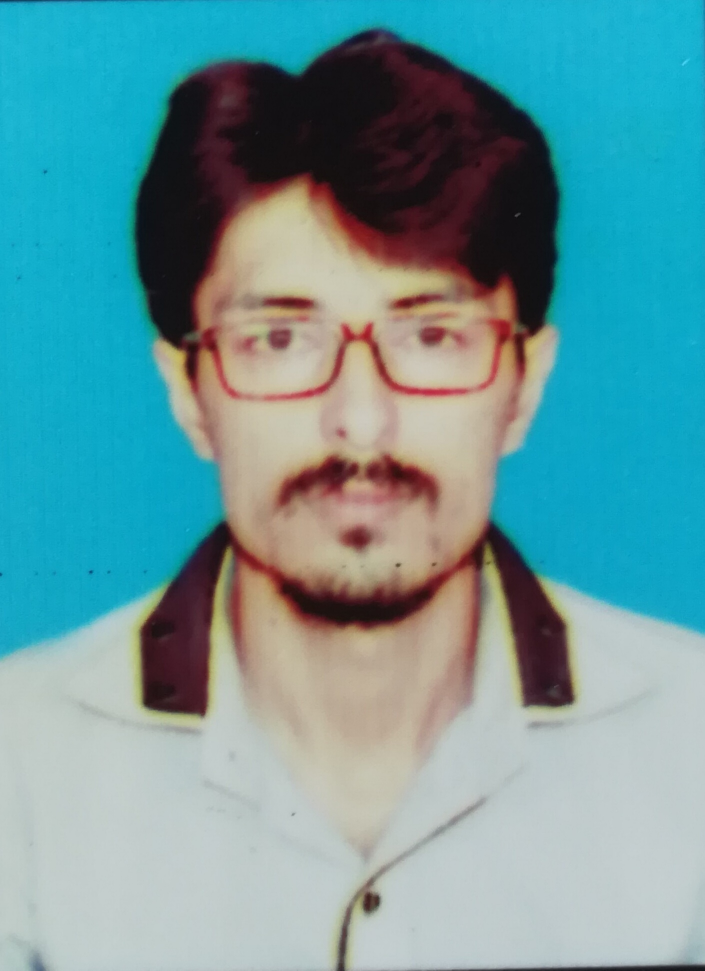
#> input picture resources/dani.jpg, 1409 x 1941 px (shown at 1/2 size)
$ python test.py
#> lines starting #> are read from the running program, lines starting #| are printed output that depends on the picture; after the words box and inside, x2 and y2 are one past the last pixel; in counts of white or black regions, pixels touching at a corner belong together
import pandas as pd
import cv2 as cv
import numpy as np


img = cv.imread("resources/dani.jpg")
#> img is the input picture: shape (1941, 1409, 3); mean B, G, R 157.6, 152.8, 106.2
# gray = cv.cvtColor(img, cv.COLOR_BGR2GRAY)
# blurr_img = cv.GaussianBlur(img,(23,23),1)
## edges show
edg_img   = cv.Canny(img,53,53)
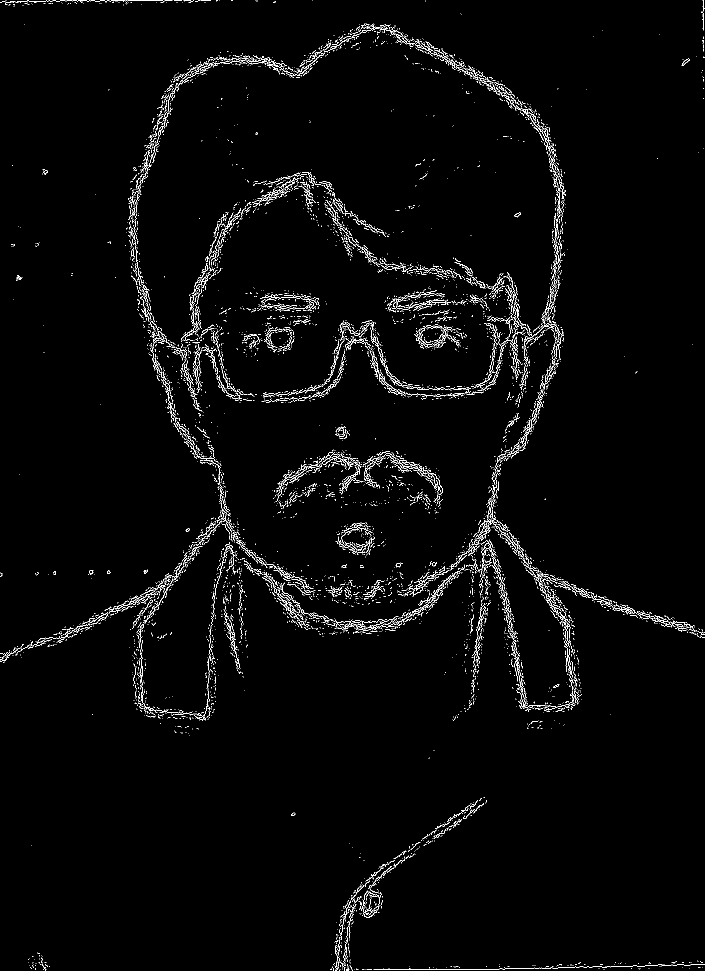
#> edg_img: shape (1941, 1409) (shown at 1/2 size); 2.1% white in thin lines or dots
# thickness of edges
mat_kernel = np.ones((9,9),np.uint8)
dilat_img = cv.dilate(edg_img,(mat_kernel),iterations=1)
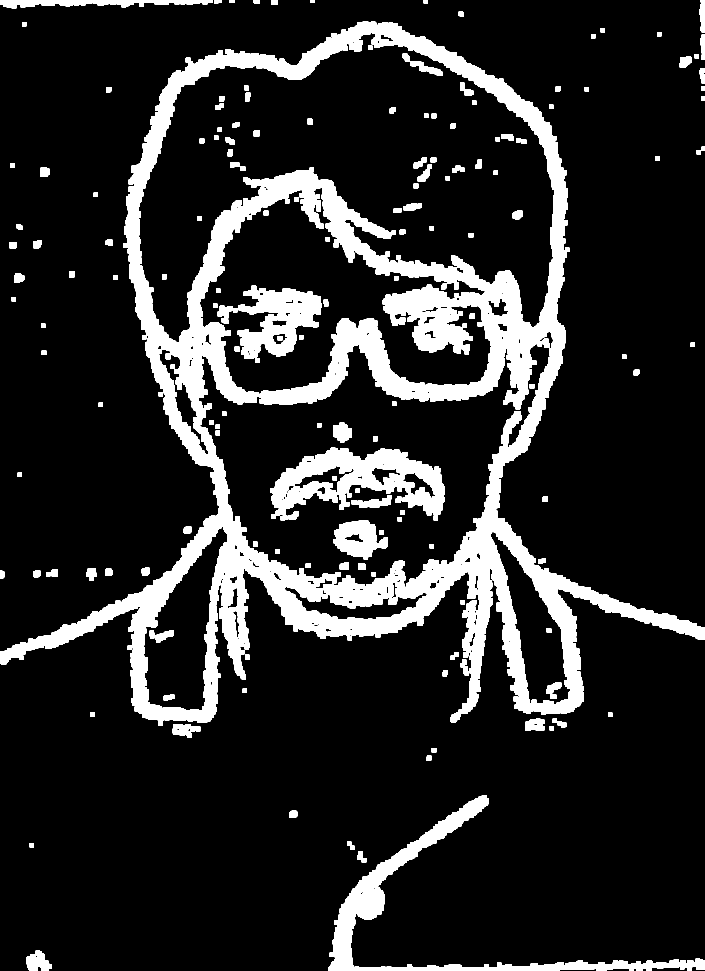
#> dilat_img: shape (1941, 1409) (shown at 1/2 size); 15.2% white; 178 white regions, largest, box (x1, y1, x2, y2) and area: (0, 43, 1409, 1446) 313160, (657, 1591, 1409, 1941) 25032, (540, 895, 889, 1038) 24273
## make a thin line by using erode
erod_img = cv.erode(dilat_img,(mat_kernel),iterations=1)
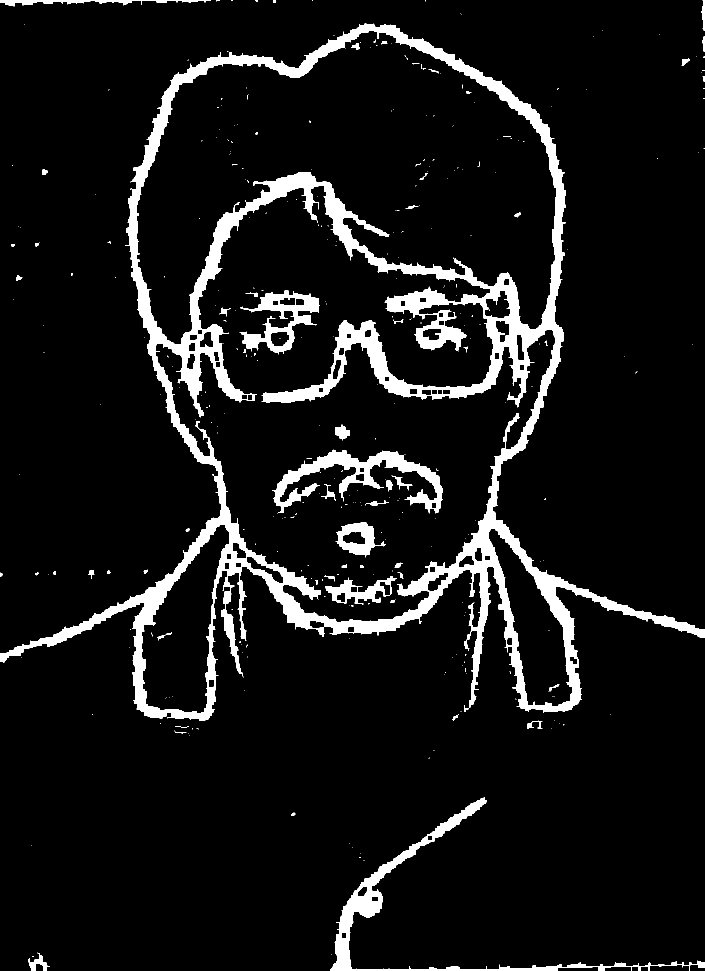
#> erod_img: shape (1941, 1409) (shown at 1/2 size); 8.2% white; 350 white regions (293 under 20 px), largest, box (x1, y1, x2, y2) and area: (0, 47, 1409, 1442) 179373, (661, 1595, 1409, 1941) 13757, (544, 899, 885, 1027) 12010


resize_img = cv.resize(img,(200,400))
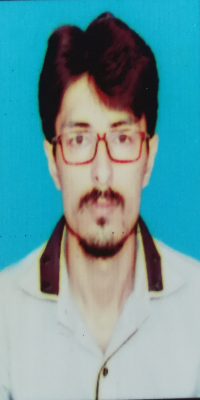
#> resize_img: shape (400, 200, 3); mean B, G, R 157.5, 152.8, 106.1
# gray = cv.resize(gray,(200,400))
# blurr_img = cv.resize(blurr_img,(200,400))
edg_imgg = cv.resize(edg_img,(200,400))
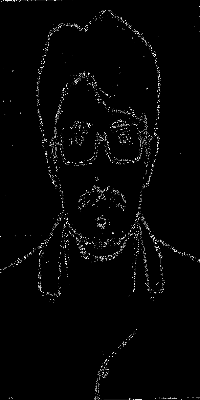
#> edg_imgg: shape (400, 200); min 0, max 255, mean 5.2
dilat_imgg = cv.resize(dilat_img,(200,400))
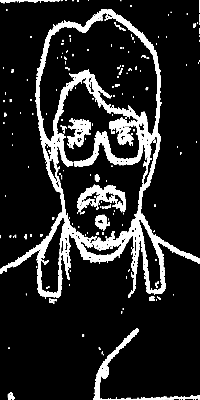
#> dilat_imgg: shape (400, 200); min 0, max 255, mean 38.8
erod_imgg = cv.resize(erod_img,(200,400))
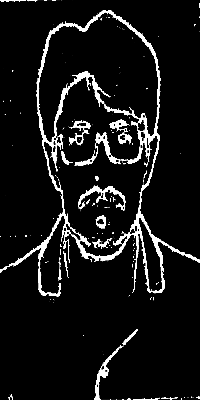
#> erod_imgg: shape (400, 200); min 0, max 255, mean 20.9


# cv.imshow("resize", resize_img)
# cv.imshow("gray", gray)
# cv.imshow("blur_image",blurr_img)
cv.imshow("edg_imge",edg_imgg)
cv.imshow("dilat_lines",dilat_imgg)
cv.imshow("erossion",erod_imgg)
cv.waitKey(0)
cv.destroyAllWindows()

$ run again, with resources/asf.jpg copied over resources/dani.jpg
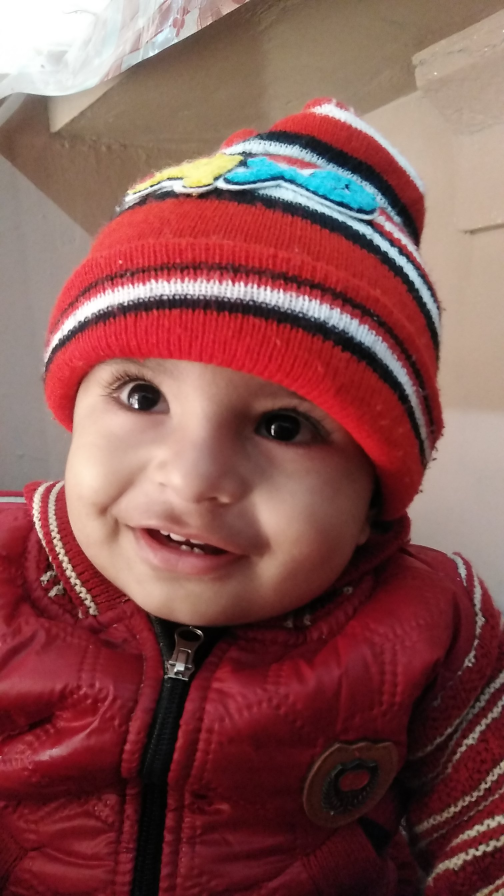
#> input picture resources/asf.jpg, 1512 x 2688 px (shown at 1/3 size)
#> img is the input picture: shape (2688, 1512, 3); mean B, G, R 80.5, 82.9, 134.6
#> `edg_img   = cv.Canny(img,53,53)`:
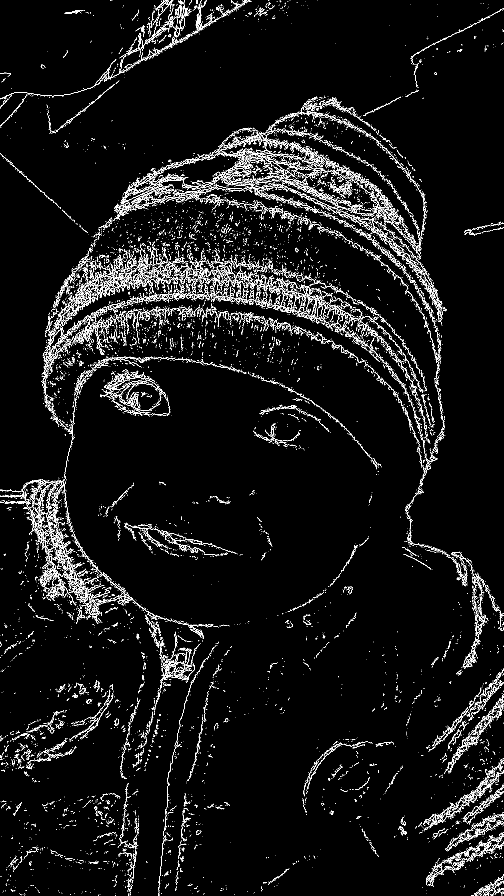
#> edg_img: shape (2688, 1512) (shown at 1/3 size); 3.6% white in thin lines or dots
#> dilat_img: shape (2688, 1512); 27.5% white; 580 white regions, largest, box (x1, y1, x2, y2) and area: (0, 20, 1512, 2688) 700452, (1242, 2271, 1512, 2665) 43259, (0, 0, 758, 388) 40805
#> erod_img: shape (2688, 1512); 14.3% white; 1281 white regions (968 under 20 px), largest, box (x1, y1, x2, y2) and area: (0, 287, 1512, 2302) 414795, (1246, 2275, 1512, 2661) 26857, (0, 0, 754, 384) 20317
#> `erod_imgg = cv.resize(erod_img,(200,400))`:
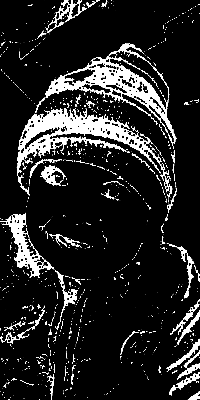
#> erod_imgg: shape (400, 200); min 0, max 255, mean 36.5

$ run again, with resources/images.jpg copied over resources/dani.jpg
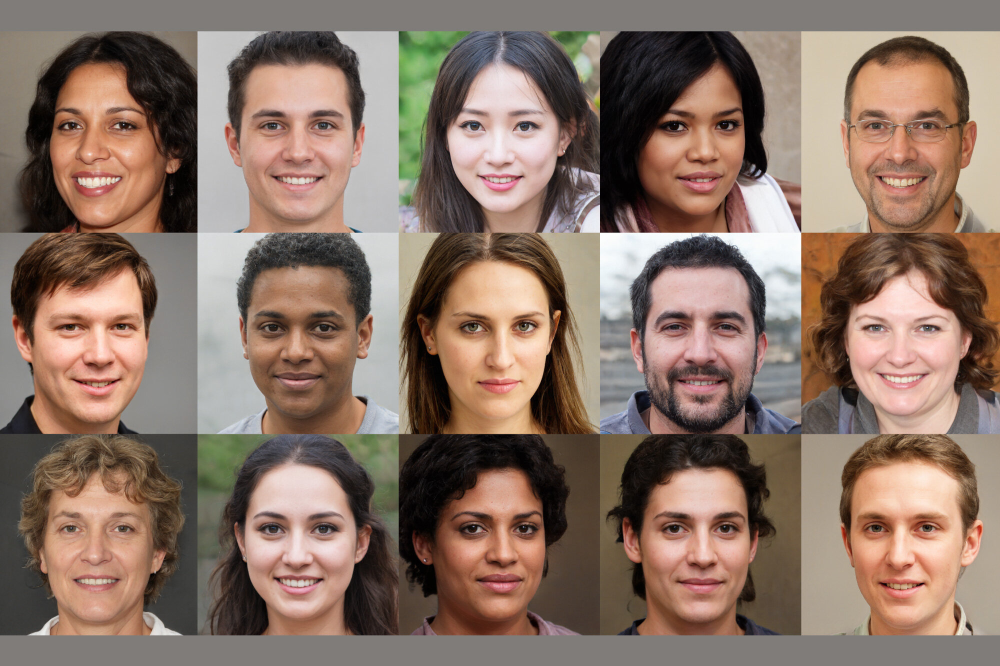
#> input picture resources/images.jpg, 2000 x 1331 px (shown at 1/2 size)
#> img is the input picture: shape (1331, 2000, 3); mean B, G, R 102.6, 115.7, 138.6
#> `edg_img   = cv.Canny(img,53,53)`:
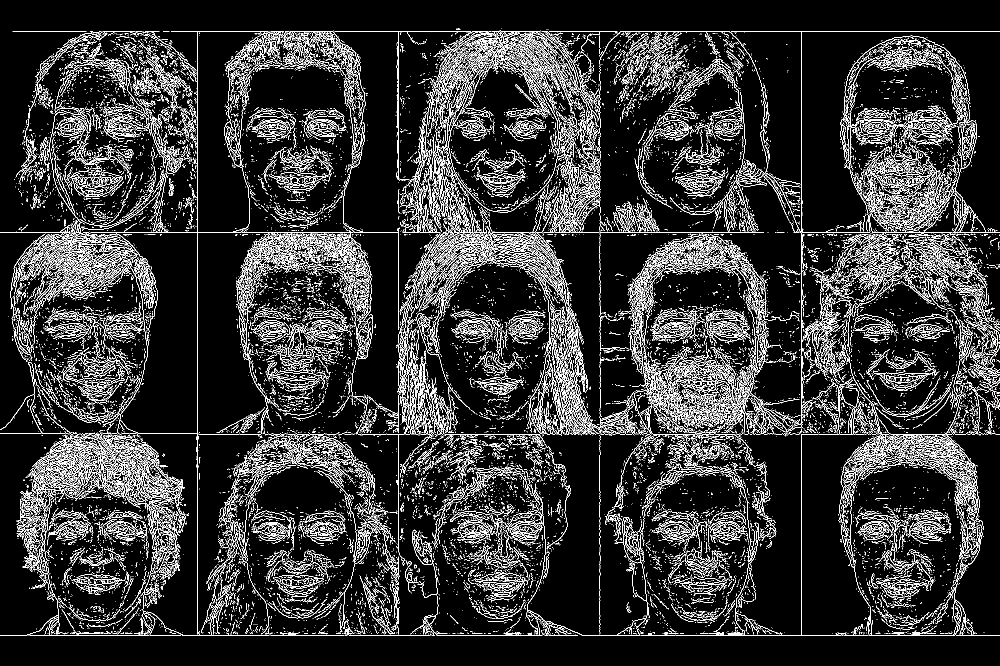
#> edg_img: shape (1331, 2000) (shown at 1/2 size); 12.2% white in thin lines or dots
#> dilat_img: shape (1331, 2000); 62.4% white; 888 black regions (489 under 20 px), largest, box (x1, y1, x2, y2) and area: (0, 0, 2000, 461) 141398, (0, 1275, 2000, 1331) 111964, (247, 470, 391, 863) 38078
#> erod_img: shape (1331, 2000); 46.2% white; 417 white regions (371 under 20 px), largest, box (x1, y1, x2, y2) and area: (0, 57, 2000, 1272) 1218929, (927, 297, 1062, 396) 6344, (1615, 496, 1643, 524) 416
#> `erod_imgg = cv.resize(erod_img,(200,400))`:
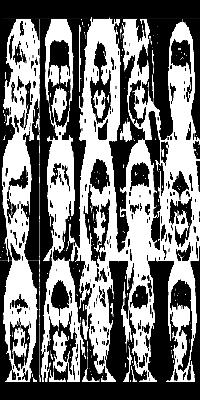
#> erod_imgg: shape (400, 200); min 0, max 255, mean 117.9

$ run again, with resources/img11.jpg copied over resources/dani.jpg
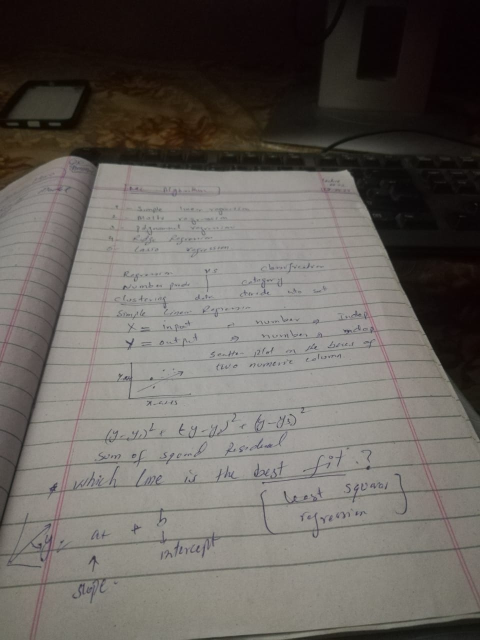
#> input picture resources/img11.jpg, 960 x 1280 px (shown at 1/2 size)
#> img is the input picture: shape (1280, 960, 3); mean B, G, R 94, 99, 103.7
#> edg_img: shape (1280, 960); 6% white in thin lines or dots
#> dilat_img: shape (1280, 960); 37.2% white; 127 white regions, largest, box (x1, y1, x2, y2) and area: (0, 156, 960, 1280) 416590, (385, 260, 795, 325) 10975, (216, 236, 359, 314) 4217
#> erod_img: shape (1280, 960); 15.5% white; 276 white regions (221 under 20 px), largest, box (x1, y1, x2, y2) and area: (0, 284, 960, 1280) 177747, (430, 273, 791, 321) 4411, (0, 176, 169, 272) 1668
#> `erod_imgg = cv.resize(erod_img,(200,400))`:
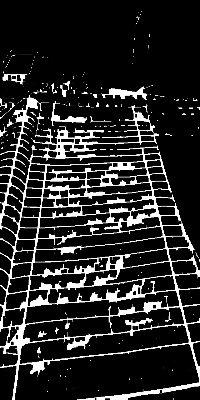
#> erod_imgg: shape (400, 200); min 0, max 255, mean 39.5
